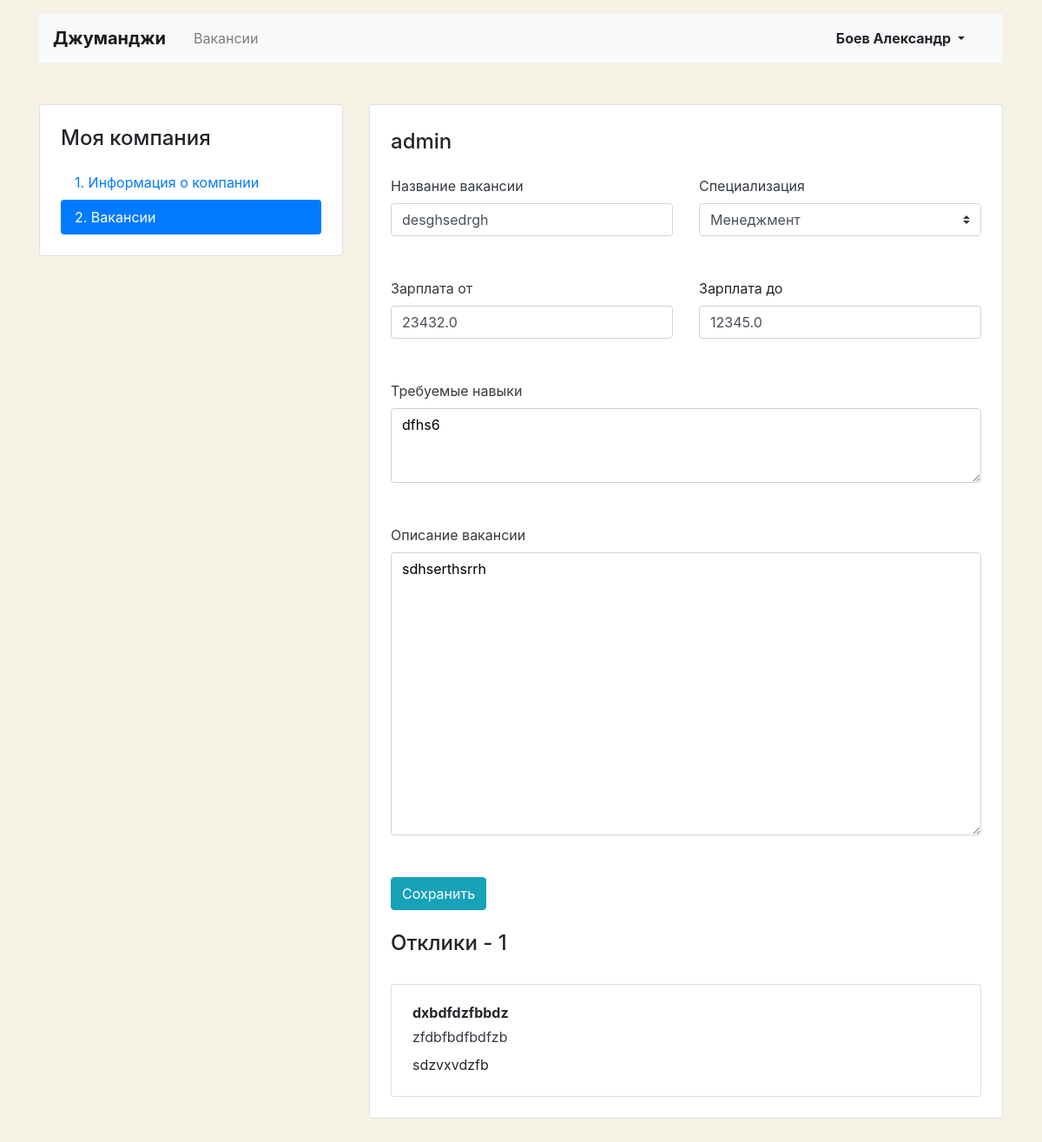
//mycompany/vacancies/8 (signed in), run on the app's committed database.
### vacancies/models.py (models this page shows)
class Vacancy(models.Model):
    title = models.CharField(max_length=20)
    specialty = models.ForeignKey(Specialty, on_delete=models.CASCADE, related_name="vacancies")
    company = models.ForeignKey(Company, on_delete=models.CASCADE, related_name="vacancies")
    skills = models.TextField()
    description = models.TextField()
    salary_min = models.FloatField()
    salary_max = models.FloatField()
    published_at = models.DateField(default=datetime.now())
    class Meta:
        app_label = 'vacancies'

class Company(models.Model):
    name = models.CharField(max_length=20)
    location = models.CharField(max_length=50)
    logo = models.ImageField(upload_to='company_images/', blank=True, null=True)
    description = models.TextField()
    employee_count = models.IntegerField()
    owner = models.OneToOneField(User, on_delete=models.CASCADE, related_name='Company')
    class Meta:
        app_label = 'vacancies'

class Specialty(models.Model):
    code = models.CharField(max_length=15)
    title = models.CharField(max_length=20)
    picture = models.ImageField(upload_to='speciality_images/')
    class Meta:
        app_label = 'vacancies'

class Application(models.Model):
    written_username = models.CharField(max_length=20)
    written_phone = models.CharField(max_length=20)
    written_cover_letter = models.TextField()
    vacancy = models.ForeignKey(Vacancy, on_delete=models.CASCADE, related_name="applications")
    user = models.ForeignKey(User, on_delete=models.CASCADE, related_name="applications")

### vacancies/views.py (the view, shortened to what this page needs)
# urls.py: path('/mycompany/vacancies/<int:vacancy_id>', mycompany_vacancy_create_view, {'new': False}, name='mycompany_vacancy'),
def mycompany_vacancy_create_view(request, vacancy_id=None, **kwargs):
    if kwargs['new']:
        data = Vacancy()
    else:
        data = Vacancy.objects.get(id=vacancy_id)
    form_data = vacancy_edit_form()
    updated = False
    print(data.salary_min)
    return render(request, 'companies/vacancy-edit.html', {
        'vacancy': data,
        'form': form_data,
        'specialty': Specialty.objects.all(),
        'applications': Application.objects.filter(vacancy__company__owner=request.user),
        'updated': updated,
        })

### vacancies/views.py
class vacancy_edit_form(forms.ModelForm):
    class Meta:
        model = Vacancy
        fields = ('title',
                  'skills',
                  'description',
                  'salary_min',
                  'salary_max',
                  )

### vacancies/context_processor.py (called while the page is built)
def statistics(request):
    return {
        'user': User.objects.filter(username=request.user)
    }

### vacancies/templates/companies/vacancy-edit.html (shortened to what this page needs)
{% extends 'base.html' %}
{% block head_page %}
<head>
  <link rel="stylesheet" href="https://stackpath.bootstrapcdn.com/bootstrap/4.3.1/css/bootstrap.min.css">
</head>
{% endblock %}
{% block main_bloc %}
  <main class="container mt-3 pb-5">
    <div class="row mt-5">
      <div class="col-12 col-lg-4">
        <aside class="pt-3 pb-4 px-4 mb-5 card">
          <h1 class="h4 pt-2 pb-2">Моя компания</h1>
          <div class="nav flex-column nav-pills">
            <a class="nav-link" href="{%url 'mycompany_edit'%}">1. Информация о&nbsp;компании</a>
            <a class="nav-link active" href="{%url 'mycompany_vacancies'%}">2. Вакансии</a>
          </div>
        </aside>
      </div>
      <div class="col-12 col-lg-8">
        <div class="card">
          <div class="card-body px-4 pb-4 tab-content">
            <section>
              <h2 class="h4 pt-2 pb-3">{{vacancy.company.name}}</h2>
              <form action="" enctype="multipart/form-data" method="post">{% csrf_token %}
                <div class="row">
                  <div class="col-12 col-md-6">
                    <div class="form-group pb-2">
                      <label class="mb-2 text-dark" for="vacancyTitle">Название вакансии</label>
                      <input class="form-control" type="text" value="{{vacancy.title}}" id="vacancyTitle" name="title">
                    </div>
                  </div>
                  <div class="col-12 col-md-6">
                    <div class="form-group pb-2">
                      <label class="mb-2 text-dark" for="userSpecialization">Специализация</label>
                      <select class="custom-select mr-sm-2" id="userSpecialization" name="specialty">
                        {%for i in specialty%}
                        <option value="{{i.code}}" {% if vacancy.specialty.id == i.id %}selected{% endif %}>{{i.title}}</option>
                        {%endfor%}
                      </select>
                    </div>
                  </div>
                </div>
                <div class="row">
                  <div class="col-12 col-md-6">
                    <div class="form-group pb-2">
                      <label class="mb-2 text-dark" for="vacancySalaryMin">Зарплата от</label>
                      <input class="form-control" type="text" value="{{vacancy.salary_min}}" id="vacancySalaryMin" name="salary_min">
                    </div>
                  </div>
                  <div class="col-12 col-md-6">
                    <div class="form-group pb-2">
                      <label class="mb-2" for="vacancySalaryMax">Зарплата до</label>
                      <input class="form-control" type="text" value="{{vacancy.salary_max}}" id="vacancySalaryMax" name="salary_max">
                    </div>
                  </div>
                </div>
                <div class="form-group pb-2">
                  <label class="mb-2 text-dark" for="vacancySkills">Требуемые навыки</label>
                  <textarea class="form-control" rows="3" id="vacancySkills" style="color:#000;" name="skills">{{vacancy.skills}}</textarea>
                </div>
                <div class="form-group pb-2">
                  <label class="mb-2 text-dark" for="vacancyDescription">Описание вакансии</label>
                  <textarea class="form-control" rows="13" id="vacancyDescription" style="color:#000;" name="description">{{vacancy.description}}</textarea>
                </div>
                <div class="form-group">
                  <input type="submit" class="btn btn-info" value="Сохранить">
                </div>
              </form>
              <h2 class="h4 pt-2 pb-3">Отклики - {{applications.count}}</h2>
              {%for application in applications%}
              <div class="card mt-3">
                <div class="card-body px-4">
                  <p class="mb-1 font-weight-bold">{{application.written_username}}</p>
                  <p class="mb-2"><a href="tel:{{application.written_phone}}" class="text-dark">{{application.written_phone}}</a></p>
                  <p class="mb-1">{{application.written_cover_letter}}</p>
                </div>
              </div>
              {%endfor%}
            </section>
          </div>
        </div>
      </div>
    </div>
  </main>
{% endblock %}

### vacancies/templates/base.html (shortened to what this page needs)
<!DOCTYPE html>
<html lang="ru">
{% block head_page %}
{% endblock %}
<body>
  <header class="container mt-3">
    <nav class="navbar navbar-expand-lg navbar-light bg-light">
      <a class="navbar-brand mr-4 font-weight-bold" href="/">Джуманджи</a>
      <div class="collapse navbar-collapse justify-content-between" id="navbarNav">
        <ul class="navbar-nav col-10">
          <li class="nav-item">
            <a class="nav-link" href="/vacancies/">Вакансии</a>
          </li>
        </ul>
        <ul class="navbar-nav col-2 justify-content-end">
          <li class="nav-item active">
            {% if user.count == 0 %}
              <a href="/login" class="nav-link font-weight-bold">Вход</a>
            {% else %}
            <div class="btn-group">
              <button type="button" class="btn dropdown-toggle font-weight-bold" data-toggle="dropdown" aria-haspopup="true" aria-expanded="false">
                {{ user.first.last_name }} {{user.first.first_name}}
              </button>
            </div>
            {% endif %}
          </li>
        </ul>
      </div>
    </nav>
  </header>
  {% block main_bloc %}
  {% endblock %}
</body>
</html>

### vacancies/templates/companies/vacancy-edit.html (style rules this page uses)
body { background-color: #F6F2E6; }

### data on the page
Vacancy: company.name "admin", title "desghsedrgh", specialty "Менеджмент", salary_min "23432.0", salary_max "12345.0", skills "dfhs6", description "sdhserthsrrh"
Application: written_username "dxbdfdzfbbdz", written_phone "zfdbfbdfbdfzb", written_cover_letter "sdzvxvdzfb"

### other printed values
{{ user.first.last_name }} "Боев"
{{ user.first.first_name }} "Александр"
{{ applications.count }} "1"
